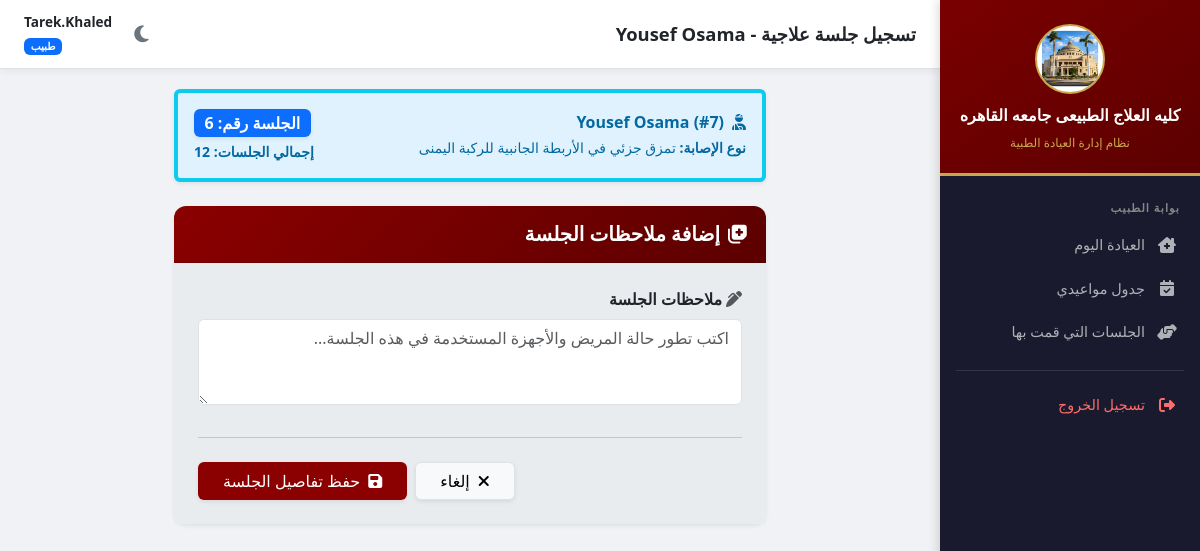
Before: /prescription/7/add-session/ (signed in) with the older database file.
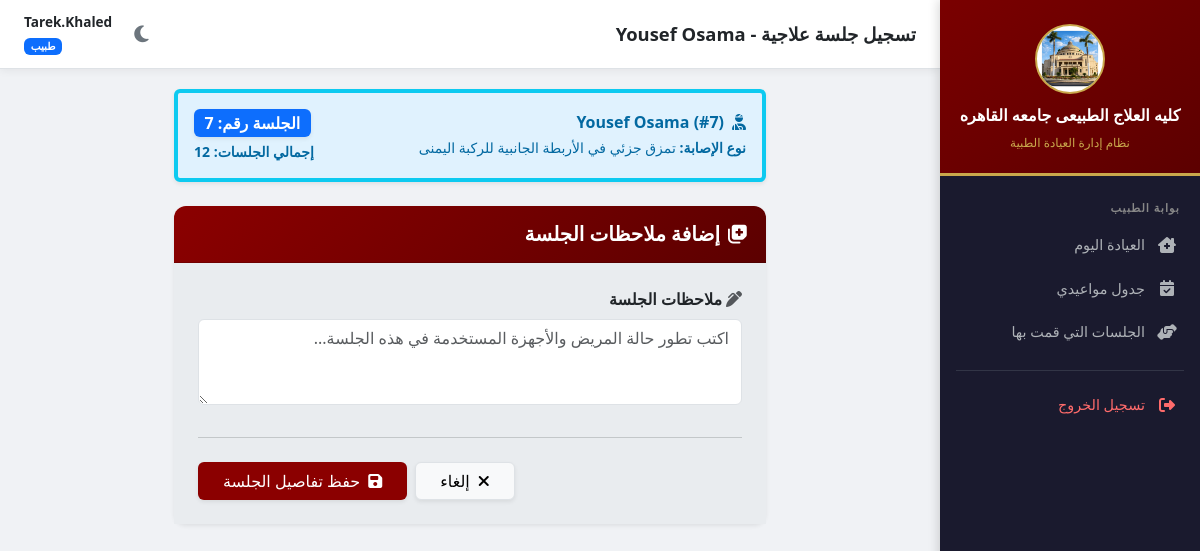
After: the same page with the newer database file.
### clinic/models.py (models this page shows, shortened)
class Prescription(models.Model):
    medical_record = models.ForeignKey(MedicalRecord, on_delete=models.CASCADE, related_name='prescriptions', verbose_name="السجل الطبي")
    doctor = models.ForeignKey(Doctor, on_delete=models.CASCADE, verbose_name="الدكتور")
    injury_type = models.CharField(max_length=200, verbose_name="نوع الإصابة")
    total_sessions = models.PositiveIntegerField(verbose_name="إجمالي عدد الجلسات", default=1)
    completed_sessions = models.PositiveIntegerField(verbose_name="عدد الجلسات المنفذة", default=0)
    first_session_date = models.DateField(verbose_name="تاريخ أول جلسة", null=True, blank=True)
    last_session_date = models.DateField(verbose_name="تاريخ آخر جلسة", null=True, blank=True)
    instructions = models.TextField(blank=True, verbose_name="تعليمات إضافية")
    created_at = models.DateTimeField(auto_now_add=True)
    updated_at = models.DateTimeField(auto_now=True)
    class Meta:
        verbose_name = "خطة جلسات"
        verbose_name_plural = "خطط الجلسات"

class MedicalRecord(models.Model):
    patient = models.ForeignKey(Patient, on_delete=models.CASCADE, related_name='medical_records', verbose_name="المريض")
    doctor = models.ForeignKey(Doctor, on_delete=models.CASCADE, verbose_name="الدكتور")
    appointment = models.OneToOneField(Appointment, on_delete=models.SET_NULL, null=True, blank=True, related_name='medical_record', verbose_name="الموعد")
    visit_date = models.DateField(verbose_name="تاريخ الزيارة")
    diagnosis = models.TextField(verbose_name="التشخيص")
    symptoms = models.TextField(blank=True, verbose_name="الأعراض")
    notes = models.TextField(blank=True, verbose_name="ملاحظات الطبيب")
    created_at = models.DateTimeField(auto_now_add=True)
    updated_at = models.DateTimeField(auto_now=True)
    class Meta:
        verbose_name = "سجل طبي"
        verbose_name_plural = "السجلات الطبية"
        ordering = ['-visit_date']

class Patient(models.Model):
    GENDER_CHOICES = [('M', 'ذكر'), ('F', 'أنثى')]
    patient_number = models.AutoField(primary_key=True, verbose_name="رقم المريض")
    name = models.CharField(max_length=150, verbose_name="الاسم")
    gender = models.CharField(max_length=1, choices=GENDER_CHOICES, verbose_name="الجنس")
    birth_date = models.DateField(verbose_name="تاريخ الميلاد")
    phone = models.CharField(max_length=20, blank=True, verbose_name="رقم الهاتف")
    address = models.TextField(blank=True, verbose_name="العنوان")
    national_id = models.CharField(max_length=14, unique=True, verbose_name="الرقم القومي", null=True, blank=True)
    created_at = models.DateTimeField(auto_now_add=True)
    updated_at = models.DateTimeField(auto_now=True)
    class Meta:
        verbose_name = "مريض"
        verbose_name_plural = "المرضى"

### clinic/views.py (the view)
# urls.py: path('prescription/<int:prescription_pk>/add-session/', views.add_therapy_session, name='add_therapy_session'),
@login_required
def add_therapy_session(request, prescription_pk):
    doctor, redir = _get_doctor_or_redirect(request)
    if redir:
        return redir
    prescription = get_object_or_404(Prescription, pk=prescription_pk)
    appointment_id = request.GET.get('appointment')
    if prescription.completed_sessions >= prescription.total_sessions:
        messages.warning(request, "تم اكتمال جميع الجلسات المحددة لهذه الخطة!")
        return redirect('doctor_patient_detail', pk=prescription.medical_record.patient.pk)
    if request.method == 'POST':
        form = TherapySessionForm(request.POST)
        if form.is_valid():
            session = form.save(commit=False)
            session.prescription = prescription
            session.doctor = doctor
            session.save()
            Prescription.objects.filter(pk=prescription.pk).update(
                completed_sessions=F('completed_sessions') + 1
            )
            prescription.refresh_from_db()
            if prescription.completed_sessions == 1 and not prescription.first_session_date:
                prescription.first_session_date = timezone.now().date()
                prescription.save(update_fields=['first_session_date'])
            if prescription.completed_sessions == prescription.total_sessions:
                prescription.last_session_date = timezone.now().date()
                prescription.save(update_fields=['last_session_date'])
            if appointment_id:
                Appointment.objects.filter(pk=appointment_id).update(status='completed')
            messages.success(request, 'تم تسجيل الجلسة وتحديث حالة الموعد بنجاح!')
            return redirect('doctor_dashboard')
    else:
        form = TherapySessionForm()
    return render(request, 'doctor/add_session.html', {
        'form': form, 'prescription': prescription, 'appointment_id': appointment_id,
    })

### clinic/forms.py
class TherapySessionForm(forms.ModelForm):
    class Meta:
        model = TherapySession
        fields = ['notes']
        widgets = {
            'notes': forms.Textarea(attrs={'class': 'form-control', 'rows': 3, 'placeholder': 'اكتب تطور حالة المريض والأجهزة المستخدمة في هذه الجلسة...'}),
        }
        labels = {
            'notes': 'ملاحظات الجلسة',
        }

### clinic/templatetags/auth_extras.py (called while the page is built)
@register.filter
def has_group(user, group_name):
    return user.groups.filter(name=group_name).exists()

### clinic/views.py (called while the page is built)
def is_admin(user):
    return user.is_superuser or user.is_staff

def _get_doctor_or_redirect(request):
    if is_admin(request.user):
        return None, redirect('admin_dashboard')
    try:
        return request.user.doctor, None
    except Doctor.DoesNotExist:
        messages.error(request, 'حسابك غير مرتبط بطبيب. تواصل مع الإدارة.')
        return None, redirect('login')

### templates/doctor/add_session.html (shortened to what this page needs)
{% extends 'base.html' %}
{% block page_title %}تسجيل جلسة علاجية - {{ prescription.medical_record.patient.name }}{% endblock %}
{% block content %}
<div class="row justify-content-center mb-5">
  <div class="col-lg-8">
    <div class="alert alert-info border-start border-4 border-info shadow-sm mb-4" style="background-color: #e0f2fe; color: #0369a1;">
      <div class="d-flex flex-column flex-md-row justify-content-between align-items-md-center">
        <div class="mb-2 mb-md-0">
          <h6 class="fw-bold mb-1"><i class="fas fa-user-injured me-2"></i>{{ prescription.medical_record.patient.name }} (#{{ prescription.medical_record.patient.patient_number }})</h6>
          <div class="small">
            <strong>نوع الإصابة:</strong> {{ prescription.injury_type }}
          </div>
        </div>
        <div class="text-md-end">
          <span class="badge bg-primary fs-6 mb-1 shadow-sm">الجلسة رقم: {{ prescription.completed_sessions|add:"1" }}</span>
          <div class="small fw-bold">
            إجمالي الجلسات: {{ prescription.total_sessions }}
          </div>
        </div>
      </div>
    </div>
    <div class="card shadow-sm border-0">
      <div class="card-header text-white d-flex align-items-center py-3" style="background: linear-gradient(135deg, #8B0000, #5c0000);">
        <i class="fas fa-notes-medical fa-lg me-2"></i>
        <h6 class="mb-0 fw-bold fs-5">إضافة ملاحظات الجلسة</h6>
      </div>
      <div class="card-body p-4 bg-body-secondary">
        <form method="post">
          <div class="row g-3">
            {% for field in form %}
            <div class="col-12 mb-2">
              <label class="form-label fw-bold text-body mb-2">
                <i class="fas fa-pen-alt text-muted me-1"></i>{{ field.label }}
              </label>
              {{ field }}
            </div>
            {% endfor %}
          </div>
          <hr class="my-4 text-muted">
          <div class="d-flex gap-2 justify-content-end">
            <a href="javascript:history.back()" class="btn btn-light border px-4 shadow-sm">
              <i class="fas fa-times me-2"></i>إلغاء
            </a>
            <button type="submit" class="btn px-4 shadow-sm" style="background:#8B0000; color:white;">
              <i class="fas fa-save me-2"></i>حفظ تفاصيل الجلسة
            </button>
          </div>
        </form>
      </div>
    </div>
  </div>
</div>
{% endblock %}

Changed rows visible on the page:
changed Prescription "تمزق جزئي في الأربطة الجانبية للركبة اليمنى": completed_sessions|add "6" → "7"
